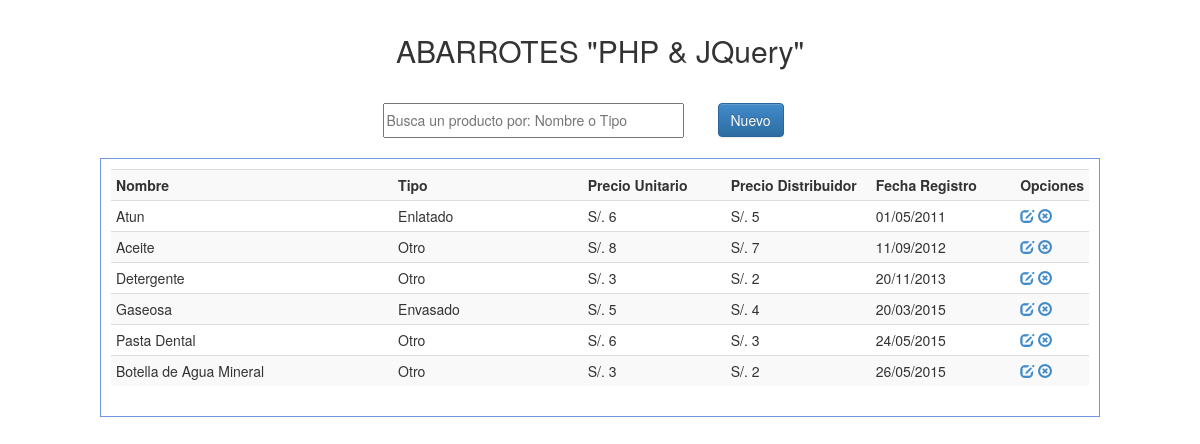
Page /para_proyecto/gestion/vistas/index.php on the committed database.
### tables this page shows
CREATE TABLE IF NOT EXISTS `productos` (
  `id_prod` int(11) NOT NULL AUTO_INCREMENT,
  `nomb_prod` varchar(100) NOT NULL,
  `tipo_prod` varchar(50) NOT NULL,
  `precio_unit` float NOT NULL,
  `precio_dist` float NOT NULL,
  `fecha_reg` date NOT NULL,
  PRIMARY KEY (`id_prod`)
);

### para_proyecto/gestion/php/conexion.php (called while the page is built, shortened)
<?php
function fechaNormal($fecha){
		$nfecha = date('d/m/Y',strtotime($fecha));
		return $nfecha;
}
?>

### para_proyecto/gestion/vistas/index.php (the view, shortened to what this page needs)
<!DOCTYPE html PUBLIC "-//W3C//DTD XHTML 1.0 Transitional//EN" "http://www.w3.org/TR/xhtml1/DTD/xhtml1-transitional.dtd">
<html xmlns="http://www.w3.org/1999/xhtml">
<head>
<link href="../css/estilo.css" rel="stylesheet">
<link href="../bootstrap/css/bootstrap.css" rel="stylesheet">
<link href="../bootstrap/css/bootstrap.min.css" rel="stylesheet">
<link href="../bootstrap/css/bootstrap-theme.css" rel="stylesheet">
<link href="../bootstrap/css/bootstrap-theme.min.css" rel="stylesheet">
</head>
<body>
    <header>ABARROTES "PHP & JQuery"</header>
    <section>
    <table border="0" align="center">
    	<tr>
        	<td width="335"><input type="text" placeholder="Busca un producto por: Nombre o Tipo" id="bs-prod"/></td>
            <td width="100"><button id="nuevo-producto" class="btn btn-primary">Nuevo</button></td>
        </tr>
    </table>
    </section>
    <div class="registros" id="agrega-registros">
        <table class="table table-striped table-condensed table-hover">
            <tr>
                <th width="300">Nombre</th>
                <th width="200">Tipo</th>
                <th width="150">Precio Unitario</th>
                <th width="150">Precio Distribuidor</th>
                <th width="150">Fecha Registro</th>
                <th width="50">Opciones</th>
            </tr>
        <?php
            include('../php/conexion.php');
            $registro = mysql_query("SELECT * FROM productos");
            while($registro2 = mysql_fetch_array($registro)){
                echo '<tr>
                        <td>'.$registro2['nomb_prod'].'</td>
                        <td>'.$registro2['tipo_prod'].'</td>
                        <td>S/. '.$registro2['precio_unit'].'</td>
                        <td>S/. '.$registro2['precio_dist'].'</td>
                        <td>'.fechaNormal($registro2['fecha_reg']).'</td>
                        <td><a href="javascript:editarProducto('.$registro2['id_prod'].');" class="glyphicon glyphicon-edit"></a> <a href="javascript:eliminarProducto('.$registro2['id_prod'].');" class="glyphicon glyphicon-remove-circle"></a></td>
                    </tr>';
            }
        ?>
        </table>
    </div>
</body>
</html>

### para_proyecto/gestion/css/estilo.css (style rules this page uses)
body { margin:0px; font-family:"Trebuchet MS", Arial, Helvetica, sans-serif; min-width:1000px; }
header { margin:auto; padding:10px; font-size:30px; width:500px; text-align:center; margin-top:20px; }
section { margin-top:20px; }
section table tr td input { width:90%; height:35px; outline:none; font-size:14px; }
.registros { margin:auto; width:1000px; margin-top:20px; border:1px solid #6F96DF; height:auto; padding:10px; }

### rows in the picture
productos: nomb_prod "Atun", tipo_prod "Enlatado", precio_unit "6", precio_dist "5", fecha_reg "01/05/2011"
productos: nomb_prod "Aceite", tipo_prod "Otro", precio_unit "8", precio_dist "7", fecha_reg "11/09/2012"
productos: nomb_prod "Detergente", tipo_prod "Otro", precio_unit "3", precio_dist "2", fecha_reg "20/11/2013"
productos: nomb_prod "Gaseosa", tipo_prod "Envasado", precio_unit "5", precio_dist "4", fecha_reg "20/03/2015"
productos: nomb_prod "Pasta Dental", tipo_prod "Otro", precio_unit "6", precio_dist "3", fecha_reg "24/05/2015"
productos: nomb_prod "Botella de Agua Mineral", tipo_prod "Otro", precio_unit "3", precio_dist "2", fecha_reg "26/05/2015"
